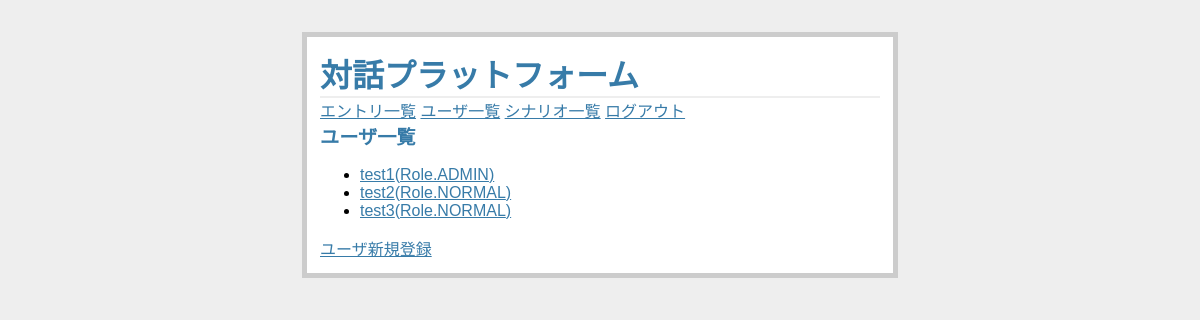
Page /users/ (signed in) on the committed database.
### flaskr/models/user.py (models this page shows, shortened)
class User(db.Model):
    __tablename__ = "users"
    id        = db.Column("id",       db.Integer,     primary_key=True)
    name      = db.Column("name",     db.String(100), nullable=False, unique=True)
    role      = db.Column("role",     db.Enum(Role),  nullable=False,              default=Role.NORMAL.name)
    _password = db.Column("password", db.String(100), nullable=False)
    def _get_password(self):
        return self._password
    def _set_password(self, password):
        password = self.validate_password("password", password)
        if password:
            password = password.strip()
        self._password = generate_password_hash(password)
    password_descriptor = property(_get_password, _set_password)
    password = synonym("_password", descriptor=password_descriptor)
    def is_admin(self):
        return self.role == Role.ADMIN

### flaskr/views/users.py (the view)
@bp.route("/")
@admin_required
def index():
    users = User.query.all()
    return render_template("users/index.html", users=users)

### flaskr/views/__init__.py (called while the page is built)
def admin_required(f):
    @wraps(f)
    def decorated_view(*args, **kwargs):
        if g.user is None:
            return redirect(url_for("auth.login", next=request.path))
        if not g.user.is_admin():
            return redirect(url_for("index.root"))
        return f(*args, **kwargs)
    return decorated_view

def load_user():
    user_id = session.get("user_id")
    if user_id is None:
        g.user = None
    else:
        g.user = User.query.get(session["user_id"])

### flaskr/templates/users/index.html
{% extends "layout.html" %}
{% block body %}
  <h2>ユーザ一覧</h2>
  <ul>
  {% for user in users %}
  <li><a href="{{ url_for('users.edit', user_id=user.id) }}">{{ user.name }}({{ user.role }})</a></li>
  {% else %}
  <li><em>ユーザが存在しません。</em></li>
  {% endfor %}
  </ul>
  <a href="{{ url_for('users.create') }}">ユーザ新規登録</a>
{% endblock body %}

### flaskr/static/style.css (style rules this page uses)
a, h1, h2 { color: #377ba8; }
h1, h2 { font-family: 'Georgia', serif; margin: 0; }
h2 { font-size: 1.2em; }

### rows in the picture
User: name "test1", role "Role.ADMIN"
User: name "test2", role "Role.NORMAL"
User: name "test3", role "Role.NORMAL"
